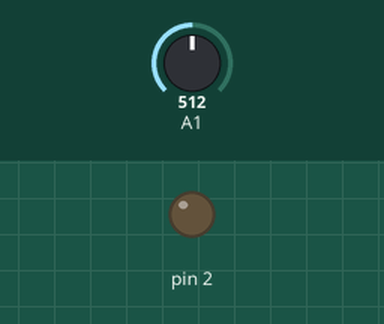
Simulated run of this sketch. Board: Arduino Uno, built with avr-gcc and run on an emulated ATmega328P. Shown: output pins drawn as LEDs (lit = HIGH). The test bench sets the inputs (shaded band); at power-on: A1 = 512.

Above: at 1.2 s.
1.3 s: A1 set to 598
2.8 s: A1 set to 622
At 3.3 s:
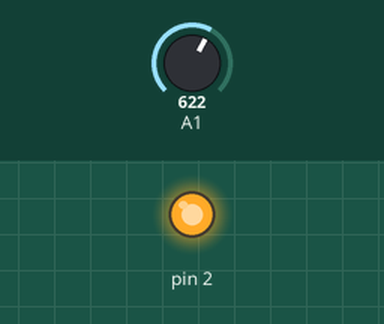
4.3 s: A1 set to 423
5.8 s: A1 set to 396
At 6.8 s:
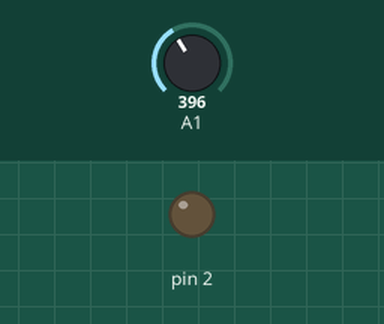
7.3 s: A1 set to 716
At 8.0 s:
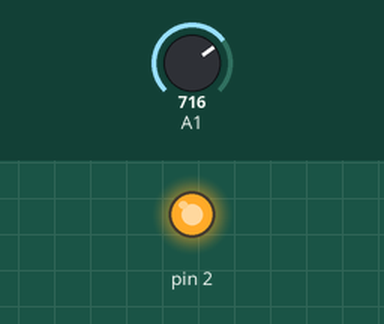
Timing chart, 0 to 9.8 s (numbered marks = the images above; inputs shaded):
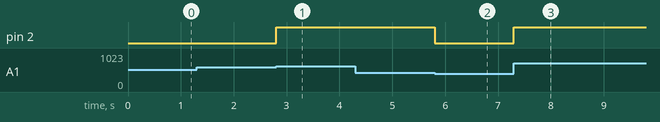

Measured:
- the behaviour switches between 612 and 613 on A1 (found by bisection; images 0 and 1)
- the behaviour switches between 412 and 411 on A1 (found by bisection; images 1 and 2)
- after the input at 1.3 s, every drawn part: stays the same
- after the input at 2.8 s, pin 2: LOW → HIGH at once
- after the input at 4.3 s, every drawn part: stays the same
- after the input at 5.8 s, pin 2: HIGH → LOW at once
- after the input at 7.3 s, pin 2: LOW → HIGH at once

The sketch:

dummy_serial.ino
```cpp
int joystick_y_offset, joystick_y;
void setup()
{
  pinMode(2, OUTPUT);
  pinMode(A1, INPUT);
  joystick_y_offset = analogRead(A1);
}


void loop()
{
  joystick_y = analogRead(A1) - joystick_y_offset;
  if(joystick_y > 100)
  {
    digitalWrite(2, HIGH);
  }

  joystick_y = analogRead(A1) - joystick_y_offset;
  if(joystick_y < (-100))
  {
    digitalWrite(2, LOW);
  }
}
```
